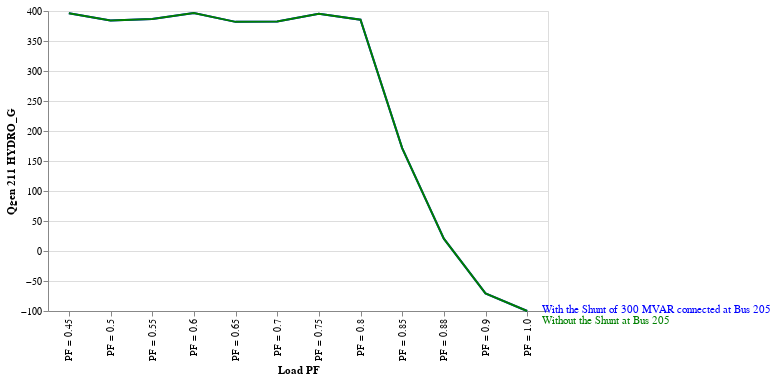

The notebook cell saved with this chart:
### Code cell
function_plot('Qgen 211 HYDRO_G_x','Qgen 211 HYDRO_G_x','Qgen 211 HYDRO_G')

### Figure 1 — Vega-Lite specification as saved in the notebook (floating-point values rounded to 4 significant figures)
{"config": {"view": {"continuousWidth": 300, "continuousHeight": 300}}, "layer": [{"mark": {"type": "line", "color": "blue"}, "encoding": {"x": {"field": "load_PF", "title": "Load PF", "type": "nominal"}, "y": {"field": "Qgen 211 HYDRO_G_x", "title": "Qgen 211 HYDRO_G", "type": "quantitative"}}}, {"mark": {"type": "text", "align": "left", "color": "blue", "dx": 15, "dy": -1}, "encoding": {"text": {"condition": {"test": "(datum.load_PF === 'PF = 1.0')", "value": "With the Shunt of 300 MVAR connected at Bus 205"}, "value": ""}, "x": {"field": "load_PF", "title": "Load PF", "type": "nominal"}, "y": {"field": "Qgen 211 HYDRO_G_x", "title": "Qgen 211 HYDRO_G", "type": "quantitative"}}}, {"layer": [{"mark": {"type": "line", "color": "green"}, "encoding": {"x": {"field": "load_PF", "title": "Load PF", "type": "nominal"}, "y": {"field": "Qgen 211 HYDRO_G_x", "title": "Qgen 211 HYDRO_G", "type": "quantitative"}}}, {"mark": {"type": "text", "align": "left", "color": "green", "dx": 15, "dy": 10}, "encoding": {"text": {"condition": {"test": "(datum.load_PF === 'PF = 1.0')", "value": "Without the Shunt at Bus 205"}, "value": ""}, "x": {"field": "load_PF", "title": "Load PF", "type": "nominal"}, "y": {"field": "Qgen 211 HYDRO_G_x", "title": "Qgen 211 HYDRO_G", "type": "quantitative"}}}]}], "data": {"name": "data-5b2813c09dcc29f8c5754bcd1bad10f1"}, "width": 500, "$schema": "https://vega.github.io/schema/vega-lite/v5.20.1.json", "datasets": {"data-5b2813c09dcc29f8c5754bcd1bad10f1": [{"load_PF": "PF = 0.45", "Bus Voltage_x": 0.88, "Maximum Incremental Transfer_x": 500, "Load Pmax_x": 520.0, "Load Qmax_x": 1032.0, "Pgen 206 URBGEN_x": 137.0, "Qgen 206 URBGEN_x": 600.0, "Pgen 211 HYDRO_G_x": 616.2, "Qgen 211 HYDRO_G_x": 396.1, "Bus Voltage_y": 0.84, "Maximum Incremental Transfer_y": 400, "Load Pmax_y": 420.0, "Load Qmax_y": 833.5, "Pgen 206 URBGEN_y": 39.85, "Qgen 206 URBGEN_y": 600.0, "Pgen 211 HYDRO_G_y": 616.2, "Qgen 211 HYDRO_G_y": 400.0}, {"load_PF": "PF = 0.5", "Bus Voltage_x": 0.88, "Maximum Incremental Transfer_x": 570, "Load Pmax_x": 590.0, "Load Qmax_x": 1022.0, "Pgen 206 URBGEN_x": 205.5, "Qgen 206 URBGEN_x": 600.0, "Pgen 211 HYDRO_G_x": 616.2, "Qgen 211 HYDRO_G_x": 384.2, "Bus Voltage_y": 0.84, "Maximum Incremental Transfer_y": 460, "Load Pmax_y": 480.0, "Load Qmax_y": 831.4, "Pgen 206 URBGEN_y": 99.93, "Qgen 206 URBGEN_y": 600.0, "Pgen 211 HYDRO_G_y": 616.2, "Qgen 211 HYDRO_G_y": 400.0}, {"load_PF": "PF = 0.55", "Bus Voltage_x": 0.88, "Maximum Incremental Transfer_x": 650, "Load Pmax_x": 670.0, "Load Qmax_x": 1017.0, "Pgen 206 URBGEN_x": 284.3, "Qgen 206 URBGEN_x": 600.0, "Pgen 211 HYDRO_G_x": 616.2, "Qgen 211 HYDRO_G_x": 386.6, "Bus Voltage_y": 0.85, "Maximum Incremental Transfer_y": 520, "Load Pmax_y": 540.0, "Load Qmax_y": 819.7, "Pgen 206 URBGEN_y": 159.2, "Qgen 206 URBGEN_y": 600.0, "Pgen 211 HYDRO_G_y": 616.2, "Qgen 211 HYDRO_G_y": 400.0}, {"load_PF": "PF = 0.6", "Bus Voltage_x": 0.88, "Maximum Incremental Transfer_x": 740, "Load Pmax_x": 760.0, "Load Qmax_x": 1013.0, "Pgen 206 URBGEN_x": 378.9, "Qgen 206 URBGEN_x": 600.0, "Pgen 211 HYDRO_G_x": 616.2, "Qgen 211 HYDRO_G_x": 396.7, "Bus Voltage_y": 0.83, "Maximum Incremental Transfer_y": 600, "Load Pmax_y": 620.0, "Load Qmax_y": 826.5, "Pgen 206 URBGEN_y": 239.8, "Qgen 206 URBGEN_y": 600.0, "Pgen 211 HYDRO_G_y": 616.2, "Qgen 211 HYDRO_G_y": 400.0}, {"load_PF": "PF = 0.65", "Bus Voltage_x": 0.88, "Maximum Incremental Transfer_x": 830, "Load Pmax_x": 850.0, "Load Qmax_x": 993.6, "Pgen 206 URBGEN_x": 468.6, "Qgen 206 URBGEN_x": 600.0, "Pgen 211 HYDRO_G_x": 616.2, "Qgen 211 HYDRO_G_x": 381.9, "Bus Voltage_y": 0.84, "Maximum Incremental Transfer_y": 680, "Load Pmax_y": 700.0, "Load Qmax_y": 818.3, "Pgen 206 URBGEN_y": 319.1, "Qgen 206 URBGEN_y": 600.0, "Pgen 211 HYDRO_G_y": 616.2, "Qgen 211 HYDRO_G_y": 400.0}, {"load_PF": "PF = 0.7", "Bus Voltage_x": 0.88, "Maximum Incremental Transfer_x": 940, "Load Pmax_x": 960.0, "Load Qmax_x": 979.2, "Pgen 206 URBGEN_x": 576.3, "Qgen 206 URBGEN_x": 600.0, "Pgen 211 HYDRO_G_x": 616.2, "Qgen 211 HYDRO_G_x": 382.4, "Bus Voltage_y": 0.84, "Maximum Incremental Transfer_y": 770, "Load Pmax_y": 790.0, "Load Qmax_y": 805.8, "Pgen 206 URBGEN_y": 408.9, "Qgen 206 URBGEN_y": 600.0, "Pgen 211 HYDRO_G_y": 616.2, "Qgen 211 HYDRO_G_y": 400.0}, {"load_PF": "PF = 0.75", "Bus Voltage_x": 0.88, "Maximum Incremental Transfer_x": 1070, "Load Pmax_x": 1090.0, "Load Qmax_x": 960.8, "Pgen 206 URBGEN_x": 705.3, "Qgen 206 URBGEN_x": 600.0, "Pgen 211 HYDRO_G_x": 616.2, "Qgen 211 HYDRO_G_x": 395.2, "Bus Voltage_y": 0.85, "Maximum Incremental Transfer_y": 870, "Load Pmax_y": 890.0, "Load Qmax_y": 784.5, "Pgen 206 URBGEN_y": 508.9, "Qgen 206 URBGEN_y": 600.0, "Pgen 211 HYDRO_G_y": 616.2, "Qgen 211 HYDRO_G_y": 400.0}, {"load_PF": "PF = 0.8", "Bus Voltage_x": 0.88, "Maximum Incremental Transfer_x": 1210, "Load Pmax_x": 1230.0, "Load Qmax_x": 922.5, "Pgen 206 URBGEN_x": 855.0, "Qgen 206 URBGEN_x": 600.0, "Pgen 211 HYDRO_G_x": 616.2, "Qgen 211 HYDRO_G_x": 385.5, "Bus Voltage_y": 0.85, "Maximum Incremental Transfer_y": 1000, "Load Pmax_y": 1020.0, "Load Qmax_y": 765.0, "Pgen 206 URBGEN_y": 639.0, "Qgen 206 URBGEN_y": 600.0, "Pgen 211 HYDRO_G_y": 616.2, "Qgen 211 HYDRO_G_y": 400.0}, {"load_PF": "PF = 0.85", "Bus Voltage_x": 0.92, "Maximum Incremental Transfer_x": 1260, "Load Pmax_x": 1280.0, "Load Qmax_x": 793.0, "Pgen 206 URBGEN_x": 893.4, "Qgen 206 URBGEN_x": 600.0, "Pgen 211 HYDRO_G_x": 616.2, "Qgen 211 HYDRO_G_x": 171.6, "Bus Voltage_y": 0.86, "Maximum Incremental Transfer_y": 1150, "Load Pmax_y": 1170.0, "Load Qmax_y": 724.8, "Pgen 206 URBGEN_y": 789.1, "Qgen 206 URBGEN_y": 600.0, "Pgen 211 HYDRO_G_y": 616.2, "Qgen 211 HYDRO_G_y": 400.0}, {"load_PF": "PF = 0.88", "Bus Voltage_x": 0.95, "Maximum Incremental Transfer_x": 1260, "Load Pmax_x": 1280.0, "Load Qmax_x": 690.6, "Pgen 206 URBGEN_x": 892.9, "Qgen 206 URBGEN_x": 600.0, "Pgen 211 HYDRO_G_x": 616.2, "Qgen 211 HYDRO_G_x": 20.59, "Bus Voltage_y": 0.87, "Maximum Incremental Transfer_y": 1260, "Load Pmax_y": 1280.0, "Load Qmax_y": 690.6, "Pgen 206 URBGEN_y": 899.1, "Qgen 206 URBGEN_y": 600.0, "Pgen 211 HYDRO_G_y": 616.2, "Qgen 211 HYDRO_G_y": 400.0}, {"load_PF": "PF = 0.9", "Bus Voltage_x": 0.97, "Maximum Incremental Transfer_x": 1260, "Load Pmax_x": 1280.0, "Load Qmax_x": 619.5, "Pgen 206 URBGEN_x": 892.5, "Qgen 206 URBGEN_x": 600.0, "Pgen 211 HYDRO_G_x": 616.2, "Qgen 211 HYDRO_G_x": -70.6, "Bus Voltage_y": 0.9, "Maximum Incremental Transfer_y": 1260, "Load Pmax_y": 1280.0, "Load Qmax_y": 619.5, "Pgen 206 URBGEN_y": 898.8, "Qgen 206 URBGEN_y": 600.0, "Pgen 211 HYDRO_G_y": 616.2, "Qgen 211 HYDRO_G_y": 289.4}, {"load_PF": "PF = 1.0", "Bus Voltage_x": 0.99, "Maximum Incremental Transfer_x": 1260, "Load Pmax_x": 1280.0, "Load Qmax_x": 0.0, "Pgen 206 URBGEN_x": 889.0, "Qgen 206 URBGEN_x": 0.0, "Pgen 211 HYDRO_G_x": 616.2, "Qgen 211 HYDRO_G_x": -100.0, "Bus Voltage_y": 0.98, "Maximum Incremental Transfer_y": 1260, "Load Pmax_y": 1280.0, "Load Qmax_y": 0.0, "Pgen 206 URBGEN_y": 888.8, "Qgen 206 URBGEN_y": 275.5, "Pgen 211 HYDRO_G_y": 616.2, "Qgen 211 HYDRO_G_y": -100.0}]}}
